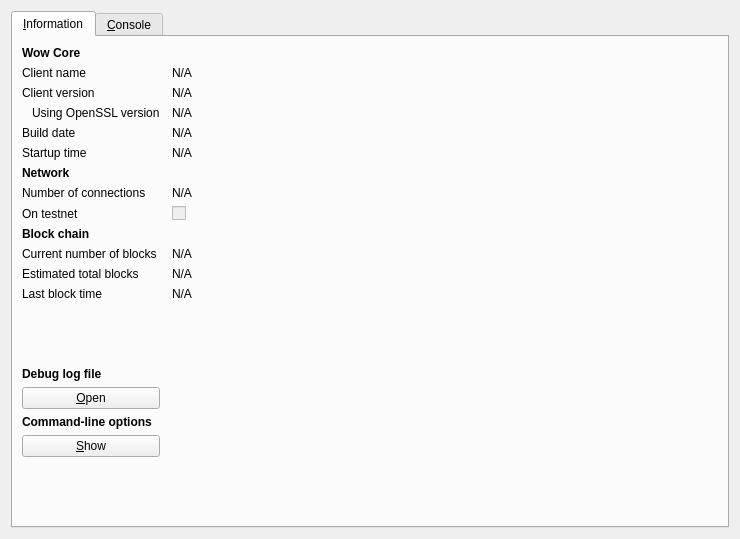
<?xml version="1.0" encoding="UTF-8"?>
<ui version="4.0">
 <class>RPCConsole</class>
 <widget class="QDialog" name="RPCConsole">
  <property name="geometry">
   <rect>
    <x>0</x>
    <y>0</y>
    <width>740</width>
    <height>539</height>
   </rect>
  </property>
  <property name="windowTitle">
   <string>Wow - Debug window</string>
  </property>
  <layout class="QVBoxLayout" name="verticalLayout_2">
   <item>
    <widget class="QTabWidget" name="tabWidget">
     <property name="currentIndex">
      <number>0</number>
     </property>
     <widget class="QWidget" name="tab_info">
      <attribute name="title">
       <string>&amp;Information</string>
      </attribute>
      <layout class="QGridLayout" name="gridLayout" columnstretch="0,1">
       <property name="horizontalSpacing">
        <number>12</number>
       </property>
       <item row="0" column="0">
        <widget class="QLabel" name="label_9">
         <property name="font">
          <font>
           <weight>75</weight>
           <bold>true</bold>
          </font>
         </property>
         <property name="text">
          <string>Wow Core</string>
         </property>
        </widget>
       </item>
       <item row="1" column="0">
        <widget class="QLabel" name="label_5">
         <property name="text">
          <string>Client name</string>
         </property>
        </widget>
       </item>
       <item row="1" column="1">
        <widget class="QLabel" name="clientName">
         <property name="cursor">
          <cursorShape>IBeamCursor</cursorShape>
         </property>
         <property name="text">
          <string>N/A</string>
         </property>
         <property name="textFormat">
          <enum>Qt::PlainText</enum>
         </property>
         <property name="textInteractionFlags">
          <set>Qt::LinksAccessibleByMouse|Qt::TextSelectableByKeyboard|Qt::TextSelectableByMouse</set>
         </property>
        </widget>
       </item>
       <item row="2" column="0">
        <widget class="QLabel" name="label_6">
         <property name="text">
          <string>Client version</string>
         </property>
        </widget>
       </item>
       <item row="2" column="1">
        <widget class="QLabel" name="clientVersion">
         <property name="cursor">
          <cursorShape>IBeamCursor</cursorShape>
         </property>
         <property name="text">
          <string>N/A</string>
         </property>
         <property name="textFormat">
          <enum>Qt::PlainText</enum>
         </property>
         <property name="textInteractionFlags">
          <set>Qt::LinksAccessibleByMouse|Qt::TextSelectableByKeyboard|Qt::TextSelectableByMouse</set>
         </property>
        </widget>
       </item>
       <item row="3" column="0">
        <widget class="QLabel" name="label_14">
         <property name="text">
          <string>Using OpenSSL version</string>
         </property>
         <property name="indent">
          <number>10</number>
         </property>
        </widget>
       </item>
       <item row="3" column="1">
        <widget class="QLabel" name="openSSLVersion">
         <property name="cursor">
          <cursorShape>IBeamCursor</cursorShape>
         </property>
         <property name="text">
          <string>N/A</string>
         </property>
         <property name="textFormat">
          <enum>Qt::PlainText</enum>
         </property>
         <property name="textInteractionFlags">
          <set>Qt::LinksAccessibleByMouse|Qt::TextSelectableByKeyboard|Qt::TextSelectableByMouse</set>
         </property>
        </widget>
       </item>
       <item row="4" column="0">
        <widget class="QLabel" name="label_12">
         <property name="text">
          <string>Build date</string>
         </property>
        </widget>
       </item>
       <item row="4" column="1">
        <widget class="QLabel" name="buildDate">
         <property name="cursor">
          <cursorShape>IBeamCursor</cursorShape>
         </property>
         <property name="text">
          <string>N/A</string>
         </property>
         <property name="textFormat">
          <enum>Qt::PlainText</enum>
         </property>
         <property name="textInteractionFlags">
          <set>Qt::LinksAccessibleByMouse|Qt::TextSelectableByKeyboard|Qt::TextSelectableByMouse</set>
         </property>
        </widget>
       </item>
       <item row="5" column="0">
        <widget class="QLabel" name="label_13">
         <property name="text">
          <string>Startup time</string>
         </property>
        </widget>
       </item>
       <item row="5" column="1">
        <widget class="QLabel" name="startupTime">
         <property name="cursor">
          <cursorShape>IBeamCursor</cursorShape>
         </property>
         <property name="text">
          <string>N/A</string>
         </property>
         <property name="textFormat">
          <enum>Qt::PlainText</enum>
         </property>
         <property name="textInteractionFlags">
          <set>Qt::LinksAccessibleByMouse|Qt::TextSelectableByKeyboard|Qt::TextSelectableByMouse</set>
         </property>
        </widget>
       </item>
       <item row="6" column="0">
        <widget class="QLabel" name="label_11">
         <property name="font">
          <font>
           <weight>75</weight>
           <bold>true</bold>
          </font>
         </property>
         <property name="text">
          <string>Network</string>
         </property>
        </widget>
       </item>
       <item row="7" column="0">
        <widget class="QLabel" name="label_7">
         <property name="text">
          <string>Number of connections</string>
         </property>
        </widget>
       </item>
       <item row="7" column="1">
        <widget class="QLabel" name="numberOfConnections">
         <property name="cursor">
          <cursorShape>IBeamCursor</cursorShape>
         </property>
         <property name="text">
          <string>N/A</string>
         </property>
         <property name="textFormat">
          <enum>Qt::PlainText</enum>
         </property>
         <property name="textInteractionFlags">
          <set>Qt::LinksAccessibleByMouse|Qt::TextSelectableByKeyboard|Qt::TextSelectableByMouse</set>
         </property>
        </widget>
       </item>
       <item row="8" column="0">
        <widget class="QLabel" name="label_8">
         <property name="text">
          <string>On testnet</string>
         </property>
        </widget>
       </item>
       <item row="8" column="1">
        <widget class="QCheckBox" name="isTestNet">
         <property name="enabled">
          <bool>false</bool>
         </property>
         <property name="text">
          <string/>
         </property>
        </widget>
       </item>
       <item row="9" column="0">
        <widget class="QLabel" name="label_10">
         <property name="font">
          <font>
           <weight>75</weight>
           <bold>true</bold>
          </font>
         </property>
         <property name="text">
          <string>Block chain</string>
         </property>
        </widget>
       </item>
       <item row="10" column="0">
        <widget class="QLabel" name="label_3">
         <property name="text">
          <string>Current number of blocks</string>
         </property>
        </widget>
       </item>
       <item row="10" column="1">
        <widget class="QLabel" name="numberOfBlocks">
         <property name="cursor">
          <cursorShape>IBeamCursor</cursorShape>
         </property>
         <property name="text">
          <string>N/A</string>
         </property>
         <property name="textFormat">
          <enum>Qt::PlainText</enum>
         </property>
         <property name="textInteractionFlags">
          <set>Qt::LinksAccessibleByMouse|Qt::TextSelectableByKeyboard|Qt::TextSelectableByMouse</set>
         </property>
        </widget>
       </item>
       <item row="11" column="0">
        <widget class="QLabel" name="label_4">
         <property name="text">
          <string>Estimated total blocks</string>
         </property>
        </widget>
       </item>
       <item row="11" column="1">
        <widget class="QLabel" name="totalBlocks">
         <property name="cursor">
          <cursorShape>IBeamCursor</cursorShape>
         </property>
         <property name="text">
          <string>N/A</string>
         </property>
         <property name="textFormat">
          <enum>Qt::PlainText</enum>
         </property>
         <property name="textInteractionFlags">
          <set>Qt::LinksAccessibleByMouse|Qt::TextSelectableByKeyboard|Qt::TextSelectableByMouse</set>
         </property>
        </widget>
       </item>
       <item row="12" column="0">
        <widget class="QLabel" name="label_2">
         <property name="text">
          <string>Last block time</string>
         </property>
        </widget>
       </item>
       <item row="12" column="1">
        <widget class="QLabel" name="lastBlockTime">
         <property name="cursor">
          <cursorShape>IBeamCursor</cursorShape>
         </property>
         <property name="text">
          <string>N/A</string>
         </property>
         <property name="textFormat">
          <enum>Qt::PlainText</enum>
         </property>
         <property name="textInteractionFlags">
          <set>Qt::LinksAccessibleByMouse|Qt::TextSelectableByKeyboard|Qt::TextSelectableByMouse</set>
         </property>
        </widget>
       </item>
       <item row="13" column="0">
        <spacer name="verticalSpacer_2">
         <property name="orientation">
          <enum>Qt::Vertical</enum>
         </property>
         <property name="sizeHint" stdset="0">
          <size>
           <width>20</width>
           <height>20</height>
          </size>
         </property>
        </spacer>
       </item>
       <item row="14" column="0">
        <widget class="QLabel" name="labelDebugLogfile">
         <property name="font">
          <font>
           <weight>75</weight>
           <bold>true</bold>
          </font>
         </property>
         <property name="text">
          <string>Debug log file</string>
         </property>
        </widget>
       </item>
       <item row="15" column="0">
        <widget class="QPushButton" name="openDebugLogfileButton">
         <property name="toolTip">
          <string>Open the Wow debug log file from the current data directory. This can take a few seconds for large log files.</string>
         </property>
         <property name="text">
          <string>&amp;Open</string>
         </property>
         <property name="autoDefault">
          <bool>false</bool>
         </property>
        </widget>
       </item>
       <item row="16" column="0">
        <widget class="QLabel" name="labelCLOptions">
         <property name="font">
          <font>
           <weight>75</weight>
           <bold>true</bold>
          </font>
         </property>
         <property name="text">
          <string>Command-line options</string>
         </property>
        </widget>
       </item>
       <item row="17" column="0">
        <widget class="QPushButton" name="showCLOptionsButton">
         <property name="toolTip">
          <string>Show the Wow-Qt help message to get a list with possible Wow command-line options.</string>
         </property>
         <property name="text">
          <string>&amp;Show</string>
         </property>
         <property name="autoDefault">
          <bool>false</bool>
         </property>
        </widget>
       </item>
       <item row="18" column="0">
        <spacer name="verticalSpacer">
         <property name="orientation">
          <enum>Qt::Vertical</enum>
         </property>
         <property name="sizeHint" stdset="0">
          <size>
           <width>20</width>
           <height>40</height>
          </size>
         </property>
        </spacer>
       </item>
      </layout>
     </widget>
     <widget class="QWidget" name="tab_console">
      <attribute name="title">
       <string>&amp;Console</string>
      </attribute>
      <layout class="QVBoxLayout" name="verticalLayout_3">
       <property name="spacing">
        <number>3</number>
       </property>
       <item>
        <widget class="QTextEdit" name="messagesWidget">
         <property name="minimumSize">
          <size>
           <width>0</width>
           <height>100</height>
          </size>
         </property>
         <property name="readOnly">
          <bool>true</bool>
         </property>
         <property name="tabKeyNavigation" stdset="0">
          <bool>false</bool>
         </property>
         <property name="columnCount" stdset="0">
          <number>2</number>
         </property>
        </widget>
       </item>
       <item>
        <layout class="QHBoxLayout" name="horizontalLayout">
         <property name="spacing">
          <number>3</number>
         </property>
         <item>
          <widget class="QLabel" name="label">
           <property name="text">
            <string notr="true">&gt;</string>
           </property>
          </widget>
         </item>
         <item>
          <widget class="QLineEdit" name="lineEdit"/>
         </item>
         <item>
          <widget class="QPushButton" name="clearButton">
           <property name="maximumSize">
            <size>
             <width>24</width>
             <height>24</height>
            </size>
           </property>
           <property name="toolTip">
            <string>Clear console</string>
           </property>
           <property name="text">
            <string/>
           </property>
           <property name="icon">
            <iconset resource="../bitcoin.qrc">
             <normaloff>:/icons/remove</normaloff>:/icons/remove</iconset>
           </property>
           <property name="shortcut">
            <string notr="true">Ctrl+L</string>
           </property>
           <property name="autoDefault">
            <bool>false</bool>
           </property>
          </widget>
         </item>
        </layout>
       </item>
      </layout>
     </widget>
    </widget>
   </item>
  </layout>
 </widget>
 <resources>
  <include location="../bitcoin.qrc"/>
 </resources>
 <connections/>
</ui>
